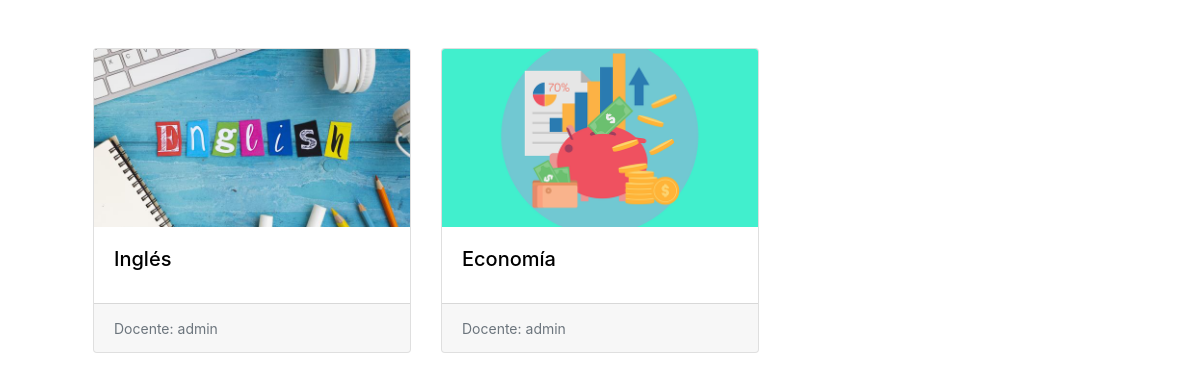
The page /portall on the database its author committed.
### PortAll50/models.py (models this page shows, shortened)
class Curso(models.Model):
    nombre_curso = models.CharField(max_length=60)
    cuentas = models.ManyToManyField(User, related_name="cursos_inscritos", null=True) #identifica participantes
    propietario = models.ForeignKey(User, on_delete=CASCADE, related_name="cursos_creados")
    imagen = models.ImageField(upload_to='cursos/', null = True) #investigar upload_to
    class Meta:
        verbose_name_plural = "Curso"

### PortAll50/views.py (the view)
# urls.py: path("portall", views.portall, name="portall"),
def portall(request):
    context = {
        "cursos": Curso.objects.all()
    }
    return render(request, "portall50/portall.html", context)

### PortAll50/templates/portall50/portall.html (shortened to what this page needs)
{% extends 'base.html' %}
{% load bootstrap4 %}
{% load static %}
{% block main %}
    <div class="container">
        <div class="row row-cols-1 row-cols-md-3">
            {% for curso in cursos %}
                <div class="col mb-4">
                    <div class="card h-100">
                    <img src="{{curso.imagen.url}}" class="card-img-top" alt="...">
                    <div class="card-body">
                        <a style="color: black;" href="{% url 'curso' curso.id %}"><h5 class="card-title" style="color: black;">{{curso.nombre_curso}}</5></a>
                    </div>
                    <div class="card-footer">
                        <small class="text-muted">Docente: {{curso.propietario}}</small>
                        </div>
                    </div>
                </div>
            {% endfor %}
        </div>
    </div>
{% endblock %}

### rows shown on the page
Curso: imagen (picture), nombre_curso "Inglés", propietario "admin"
Curso: imagen (picture), nombre_curso "Economía", propietario "admin"
